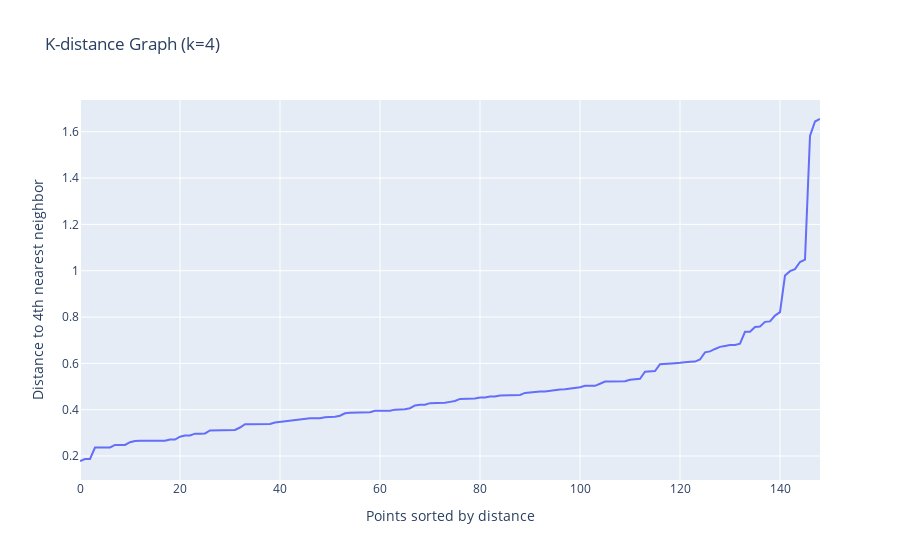

Notebook code for this chart:
### Code cell
# ANSWER
fig = find_optimal_eps(scaled_data, min_pnts)
fig.show() # display the plot

### Figure 1 — Plotly figure (JSON) as saved in the notebook; plotly's stock layout.template omitted (floating-point values rounded to 4 significant figures; data arrays with more than 128 entries replaced by an {"elided": "..."} marker saying what was removed)
{"data": [{"hovertemplate": "Points sorted by distance=%{x}<br>Distance to 4th nearest neighbor=%{y}<extra></extra>", "legendgroup": "", "line": {"color": "#636efa", "dash": "solid"}, "marker": {"symbol": "circle"}, "mode": "lines", "name": "", "orientation": "v", "showlegend": false, "type": "scatter", "x": {"elided": "149 int values"}, "xaxis": "x", "y": {"elided": "149 float values"}, "yaxis": "y"}], "layout": {"legend": {"tracegroupgap": 0}, "title": {"text": "K-distance Graph (k=4)"}, "xaxis": {"anchor": "y", "domain": [0, 1], "title": {"text": "Points sorted by distance"}}, "yaxis": {"anchor": "x", "domain": [0, 1], "title": {"text": "Distance to 4th nearest neighbor"}}}}
